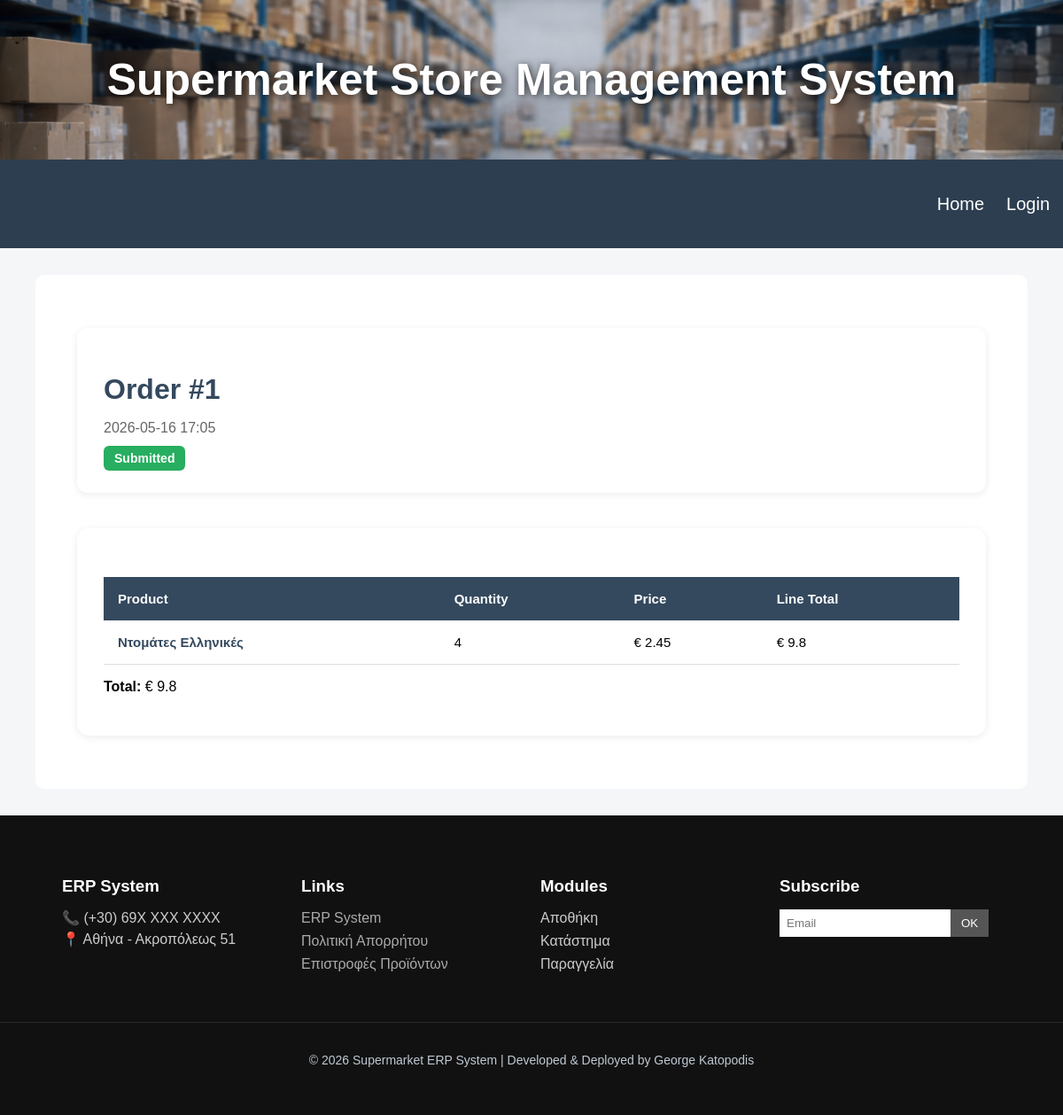
Screenshot of /order_details/1 with the database file from the repository.
### tables this page shows
CREATE TABLE orders (
    order_id INTEGER PRIMARY KEY AUTOINCREMENT,
    store_id INTEGER NOT NULL,
    order_date TEXT NOT NULL,
    order_status VARCHAR(20) NOT NULL, total REAL DEFAULT 0,
    FOREIGN KEY (store_id) REFERENCES stores(store_id)
);

CREATE TABLE order_items (
    order_item_id INTEGER PRIMARY KEY AUTOINCREMENT,
    order_id INTEGER NOT NULL,
    product_id INTEGER NOT NULL,
    quantity INTEGER NOT NULL,
    FOREIGN KEY (order_id) REFERENCES orders(order_id),
    FOREIGN KEY (product_id) REFERENCES products(product_id)
);

CREATE TABLE products (
    product_id INTEGER PRIMARY KEY AUTOINCREMENT,
    product_name VARCHAR(100) NOT NULL,
    product_category VARCHAR(50) NOT NULL,
    product_price REAL NOT NULL
, product_unit TEXT, is_active INTEGER DEFAULT 1, threshold INTEGER DEFAULT 0);

### app.py (the view)
@app.route("/order_details/<int:order_id>")
def order_details(order_id):
    conn = get_db_connection()
    order = conn.execute("""
        SELECT
            order_id,
            order_date,
            order_status,
            total
        FROM orders
        WHERE order_id=?
    """, (order_id,)).fetchone()
    items = conn.execute("""

        SELECT
            p.product_name,
            oi.quantity,
            p.product_price,
            (oi.quantity * p.product_price)
                AS line_total
        FROM order_items oi
        JOIN products p
        ON oi.product_id = p.product_id
        WHERE oi.order_id=?
    """, (order_id,)).fetchall()
    conn.close()
    return render_template(
        "order_details.html",
        order=order,
        items=items
    )

### app.py (called while the page is built)
def get_db_connection():
    connection = sqlite3.connect(DATABASE_PATH)
    connection.row_factory = sqlite3.Row
    return connection

### templates/order_details.html (shortened to what this page needs)
{% extends 'base.html' %}
{% block extra_css %}
<link rel="stylesheet" href="{{ url_for('static', filename='dashboard.css') }}">
{% endblock %}
{% block content %}
<div class="dashboard-container">
    <div class="dashboard-header">
        <h1>
            Order #{{ order['order_id'] }}
        </h1>
        <p>
            {{ order['order_date'][:16] }}
        </p>
        <span class="
            status-badge
            {{ order['order_status']|lower }}
        ">
            {{ order['order_status'] }}
        </span>
    </div>
    <div class="recent-orders">
        <table class="orders-table">
            <thead>
                <tr>
                    <th>Product</th>
                    <th>Quantity</th>
                    <th>Price</th>
                    <th>Line Total</th>
                </tr>
            </thead>
            <tbody>
                {% for item in items %}
                <tr>
                    <td>
                        {{ item['product_name'] }}
                    </td>
                    <td>
                        {{ item['quantity'] }}
                    </td>
                    <td>
                        € {{ item['product_price'] }}
                    </td>
                    <td>
                        € {{ item['line_total'] }}
                    </td>
                </tr>
                {% endfor %}
            </tbody>
        </table>
        <p class="grand-total">
            <strong>Total:</strong>
            € {{ order['total'] }}
        </p>
    </div>
</div>
{% endblock %}

### static/style.css (style rules this page uses)
body { font-family: 'Gill Sans', 'Gill Sans MT', Calibri, 'Trebuchet MS', sans-serif; margin: 0; background-color: #f4f6f8; min-height: 100vh; display: flex; flex-direction: column; }

### static/dashboard.css (style rules this page uses)
.dashboard-container { width: 95%; margin: 40px auto; }
.dashboard-header { background-color: white; padding: 30px; border-radius: 12px; margin-bottom: 30px; box-shadow: 0 2px 8px rgba(0,0,0,0.08); }
.dashboard-header h1 { color: #34495e; margin-bottom: 10px; }
.dashboard-header p { color: #666; font-size: 16px; }
.status-badge { padding: 6px 12px; border-radius: 6px; color: white; font-size: 14px; font-weight: bold; }
.status-badge.submitted { background-color: #27ae60; }
.orders-table { width: 100%; border-collapse: collapse; margin-top: 25px; }
.orders-table th { background-color: #34495e; color: white; padding: 16px; text-align: left; font-size: 15px; }
.orders-table td { padding: 16px; border-bottom: 1px solid #ddd; font-size: 15px; }
.recent-orders { margin-top: 40px; background-color: white; padding: 30px; border-radius: 14px; box-shadow: 0 2px 10px rgba(0,0,0,0.08); }
.orders-table td:first-child { font-weight: bold; color: #34495e; }

### rows the page displays
orders: order_id "1", order_date "2026-05-16 17:05", order_status "Submitted", total "9.8"
order_items: product_name "Ντομάτες Ελληνικές", quantity "4", product_price "2.45", line_total "9.8"
